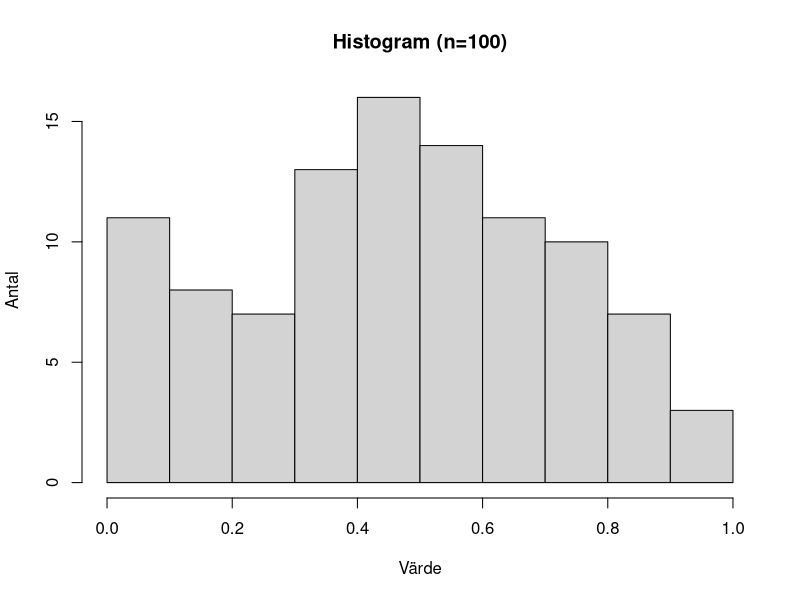
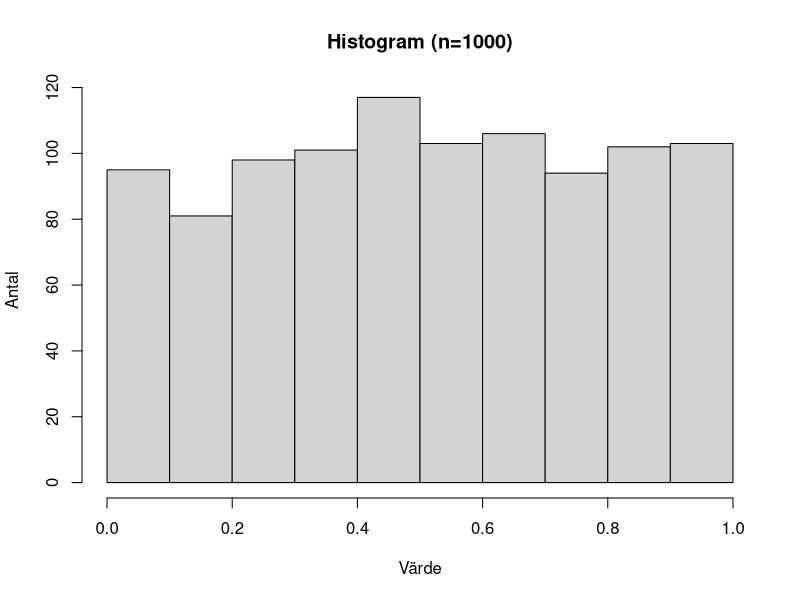
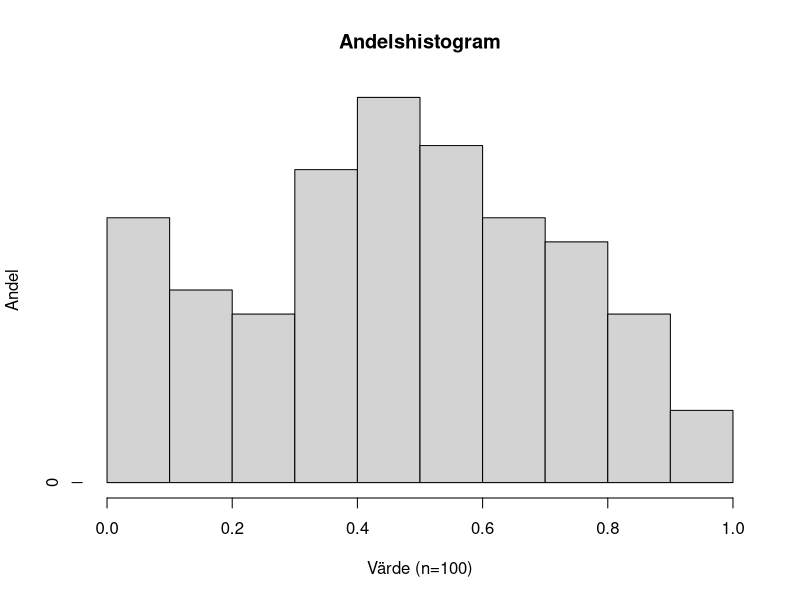
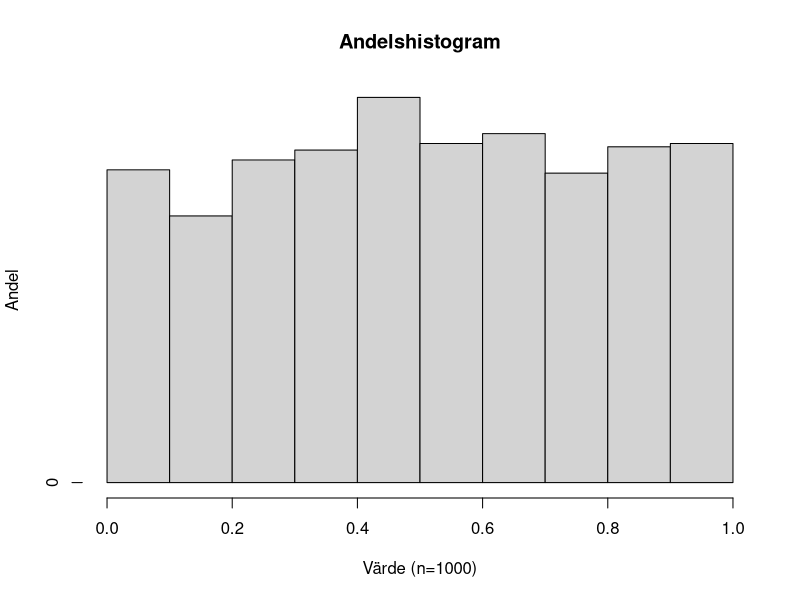
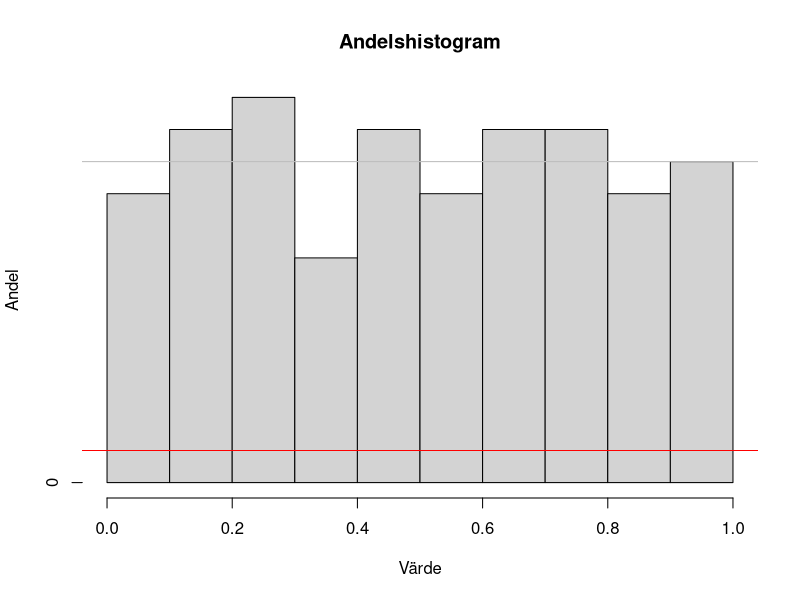
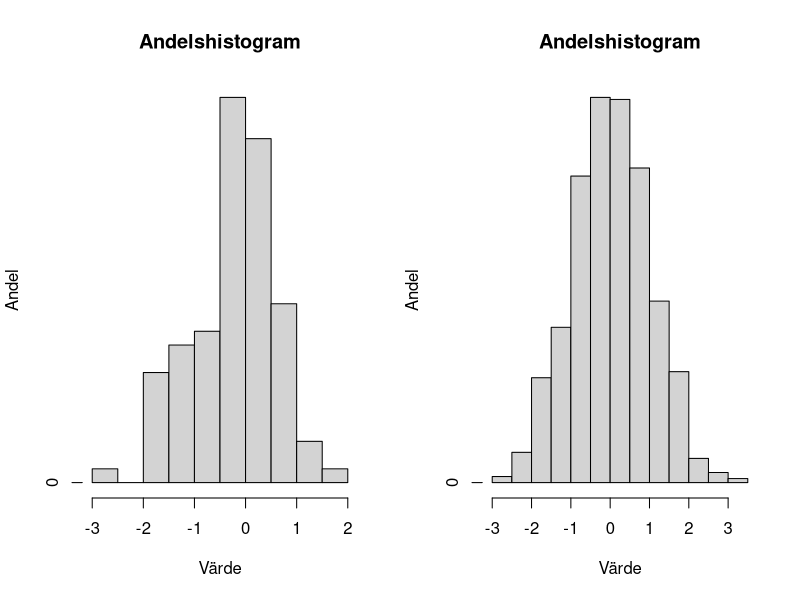
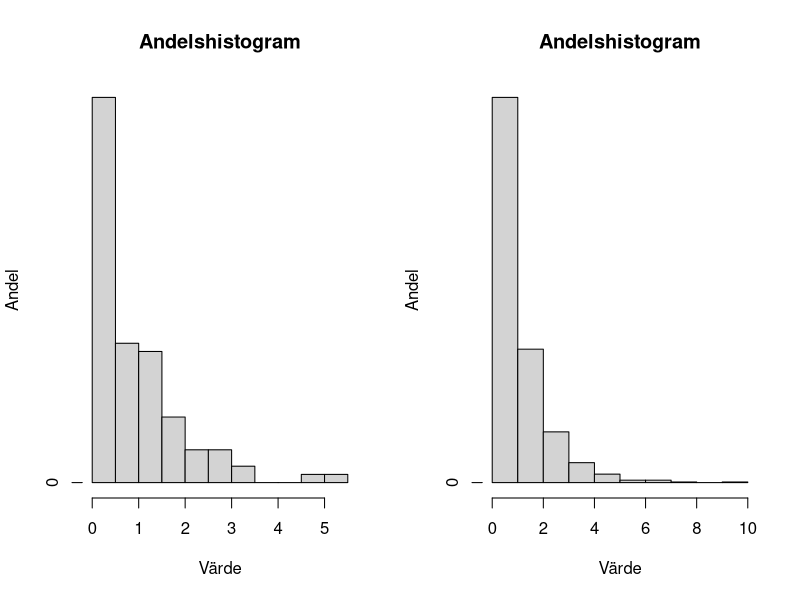
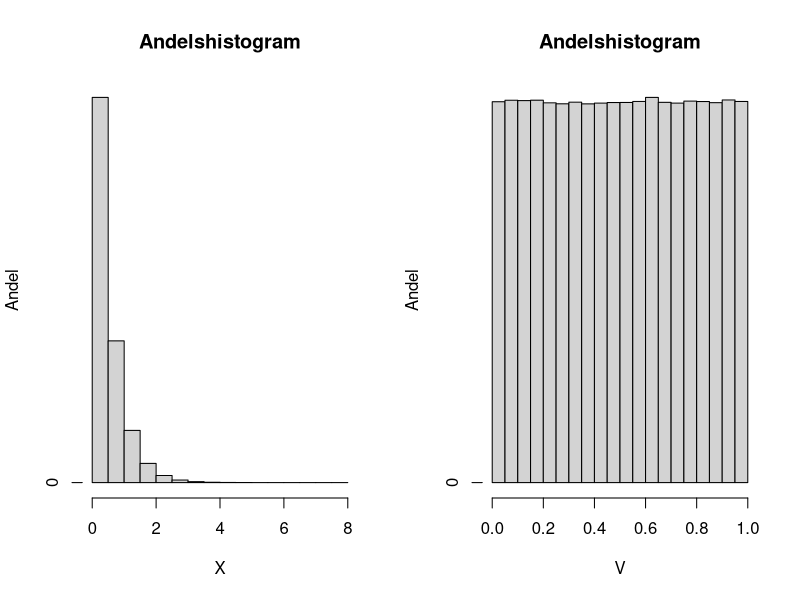

The R source for these figures, in order:
## ---- chunk 1
# Sätt frö för reproducerbarhet
set.seed(20040911)

# Generera 100 observationer
slumptal_100 <- runif(100) # runif = random uniform
hist(
    slumptal_100, 
    breaks = seq(0, 1, length.out = 11), 
    main = "Histogram (n=100)", 
    ylab = "Antal", 
    xlab = "Värde"
)
## ---- chunk 2
# Generera 1000 observationer
slumptal_1000 <- runif(1000)
hist(
    slumptal_1000, 
    breaks = seq(0, 1, length.out = 11), 
    main = "Histogram (n=1000)", 
    ylab = "Antal", 
    xlab = "Värde"
)
## ---- chunk 3
# Funktion för andelshistogram
prop_hist <- function(x, xlab = "Värde") {
  p <- hist(x, plot = FALSE)
  p$counts <- p$counts / sum(p$counts)
  plot(p,
       main = "Andelshistogram",
       ylab = "Andel",
       xlab = xlab
      )
}
## ---- chunk 4
# Andelshistogram för 100 observationer
prop_hist(slumptal_100, 
          xlab = "Värde (n=100)"
        )
## ---- chunk 5
# Andelshistogram för 1000 observationer
prop_hist(slumptal_1000,
          xlab = "Värde (n=1000)"
        )
## ---- chunk 6

k <- 10 # Antal intervall
n <- 100 # 
slumptal_100 <- runif(100)

E <-  1/k # Väntevärdet, beräkna själv genom de teoretiska uppgifterna
D <-  sqrt((1 / k) * (1 - 1 / k) / n) # Standardavvikelsen, beräkna själv genom de teoretiska uppgifterna
    
prop_hist(slumptal_100)
abline(a = E, b = 0, col = "grey") # Väntevärdet
abline(a = E + 3 * D, b = 0, col = "red") # Väntevärdet + 3 standardavvikelser
abline(a = E - 3 * D, b = 0, col = "red") # Väntevärdet - 3 standardavvikelser

## ---- chunk 7
# Ange parametrar för normal- och exponentialfördelningen
m <- 0  # Medelvärde för normalfördelningen
s <- 1  # Standardavvikelse för normalfördelningen

# Set seed for reproducibility
set.seed(20040911)

# Skapa layout för två diagram sida vid sida
par(mfrow = c(1, 2))

# Normalfördelade slumptal med n = 100
n <- 100
normal_data_100 <- rnorm(n, mean = m, sd = s)
prop_hist(normal_data_100)


# Normalfördelade slumptal med n = 1000
n <- 1000
normal_data_1000 <- rnorm(n, mean = m, sd = s)
prop_hist(normal_data_1000)

## ---- chunk 8
a <- 1  # Parametern för exponentialfördelningen

# Skapa layout för två diagram sida vid sida
par(mfrow = c(1, 2))

# Exponentialfördelade slumptal med n = 100
n <- 100
exponential_data_100 <- rexp(n, rate = a)
prop_hist(exponential_data_100)

# Exponentialfördelade slumptal med n = 1000
n <- 1000
exponential_data_1000 <- rexp(n, rate = a)
prop_hist(exponential_data_1000)
## ---- chunk 9
set.seed(20040911) # fyll i ditt egna födelsedatum. Om ni jobbar i par, välj den enas.
n = 1000000

x <- rexp(n, rate = 2) # välj värde för n
v <- 1 - exp(-2 * x)

# Plotta x och v bredvid varandra
par(mfrow = c(1, 2))
prop_hist(x, xlab = "X")
prop_hist(v, xlab = "V")
